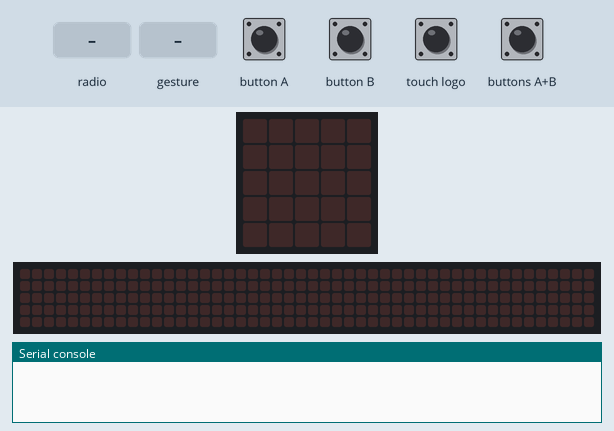
Recording of a program running on a simulated BBC micro:bit running MicroPython. Shown: the board's 5×5 LED display, a strip that is not on the board, showing the scrolling text unrolled, the last lines printed to the serial console. The inputs (shaded band) are chosen by the test bench. No radio messages arrive unless stated (any console line starting 'radio sent:' is added by the test bench); a tilt is held for 1.5 s and a shake lasts 1 s, then the board lies face up again; the 48×5 strip is a reading aid, not a part: it shows the text the display is scrolling, unrolled, one strip-width of it at a time.

Above: at 1.2 s.
1.3 s: radio message "." arrives
At 2.36 s:
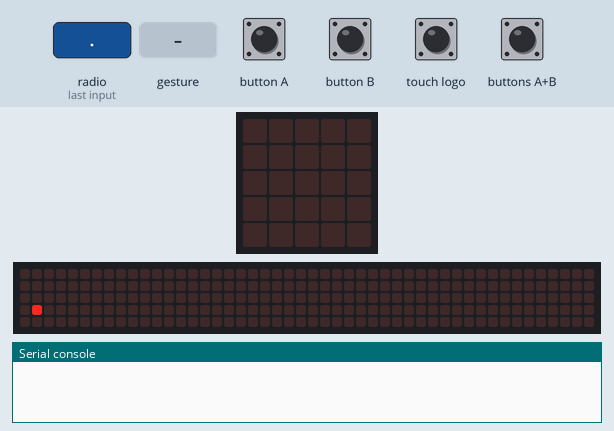
4.3 s: button A pressed for 0.15 s
At 4.9 s:
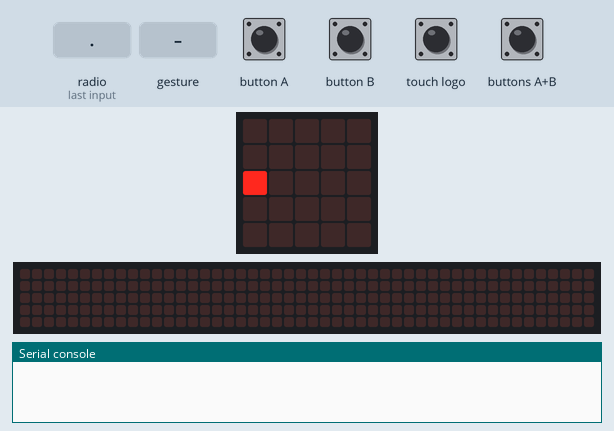
5.9 s: button B pressed for 0.15 s
At 6.2 s:
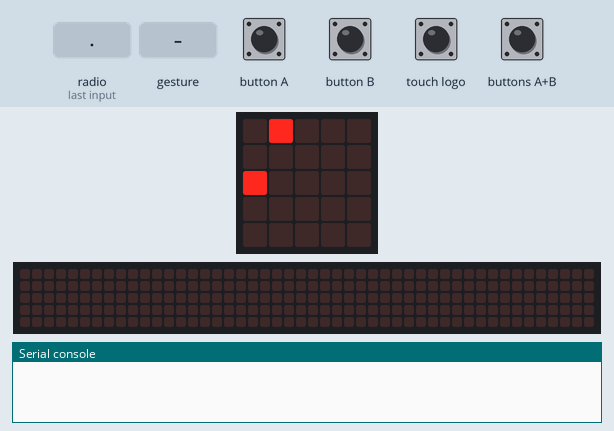
7.5 s: buttons A+B pressed for 0.15 s
At 8.2 s:
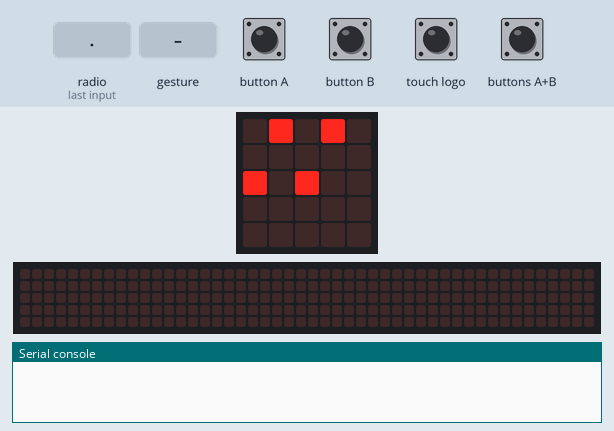
9.1 s: gesture 'shake'
At 10.4 s:
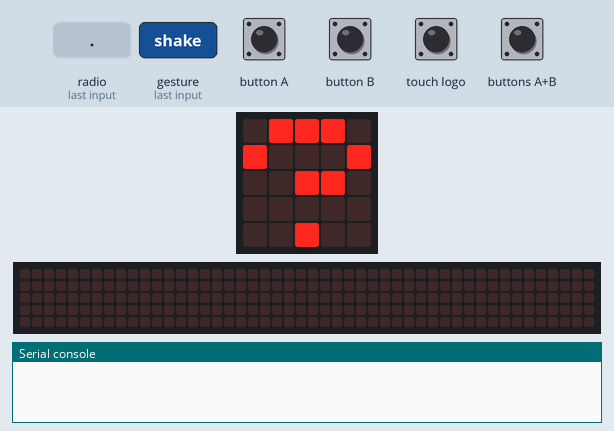
10.8 s: buttons A+B pressed for 1 s
At 10.9 s:
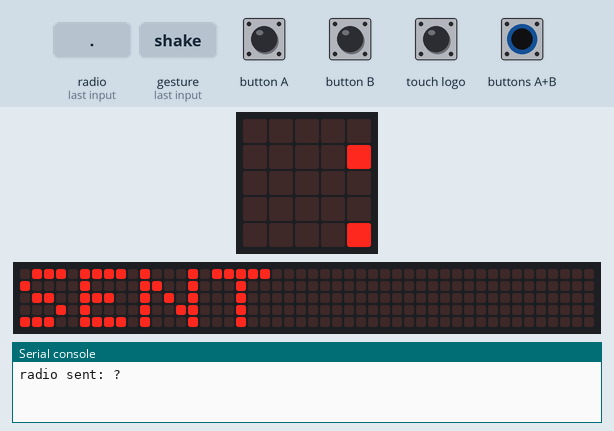
Timing chart, 0 to 13.8 s (numbered marks = the images above; inputs shaded):
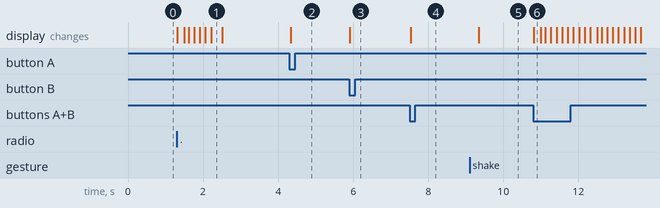

Measured:
- after the input at 1.3 s, the display: changes at once (image 1)
- after the input at 4.3 s, the display: changes at once (image 2)
- after the input at 5.9 s, the display: changes at once (image 3)
- after the input at 7.5 s, the display: changes at once (image 4)
- after the input at 9.1 s, the display: changes after 0.25 s (image 5)
- after the input at 10.8 s, the display: changes at once (image 6)

The program:

microbit-morse-messenger.py
```python
# Little project with miss 12: trying to turn a micro:bit into a morse/letter radio
# Type letters in Morse (dots/dashes)
# Shake to finish a letter → it gets decoded locally
# Add letters to a message buffer
# Touch the logo to add a space
# Press both buttons together to send the whole message
# Receiver just scrolls the full message

from microbit import *
import radio

radio.on()
radio.config(group=17)

# Morse dictionary for decoding
MORSE = {
    ".-": "A", "-...": "B", "-.-.": "C", "-..": "D", ".": "E",
    "..-.": "F", "--.": "G", "....": "H", "..": "I", ".---": "J",
    "-.-": "K", ".-..": "L", "--": "M", "-.": "N", "---": "O",
    ".--.": "P", "--.-": "Q", ".-.": "R", "...": "S", "-": "T",
    "..-": "U", "...-": "V", ".--": "W", "-..-": "X", "-.--": "Y",
    "--..": "Z",
    "-----": "0", ".----": "1", "..---": "2", "...--": "3",
    "....-": "4", ".....": "5", "-....": "6", "--...": "7",
    "---..": "8", "----.": "9"
}

current_letter = ""   # build dots/dashes for one letter
message_buffer = ""   # store full message

def show_current():
    """Show the current dots/dashes of the letter being typed."""
    display.clear()
    for i, c in enumerate(current_letter[-5:]):
        if c == ".":
            display.set_pixel(i, 2, 9)
        else:
            display.set_pixel(i, 0, 9)

while True:
    # BUTTONS: build dot or dash
    if button_a.was_pressed():
        current_letter += "."
        show_current()

    if button_b.was_pressed():
        current_letter += "-"
        show_current()

    # SHAKE: finish current letter
    if accelerometer.was_gesture("shake"):
        if current_letter != "":
            # decode Morse to letter
            letter = MORSE.get(current_letter, "?")
            message_buffer += letter
            current_letter = ""
            display.clear()
            display.show(letter)  # quick feedback
            sleep(500)

    # LOGO TOUCH: add space between words
    if pin_logo.is_touched():
        message_buffer += " "
        display.show("-")  # visual feedback for space
        sleep(300)

    # BOTH BUTTONS: send full message
    if button_a.is_pressed() and button_b.is_pressed():
        if message_buffer != "":
            radio.send(message_buffer)
            display.scroll("SENT")
            message_buffer = ""
            current_letter = ""
            display.clear()
            sleep(500)

    # RECEIVE
    incoming = radio.receive()
    if incoming:
        display.scroll(incoming)

    sleep(50)
```
